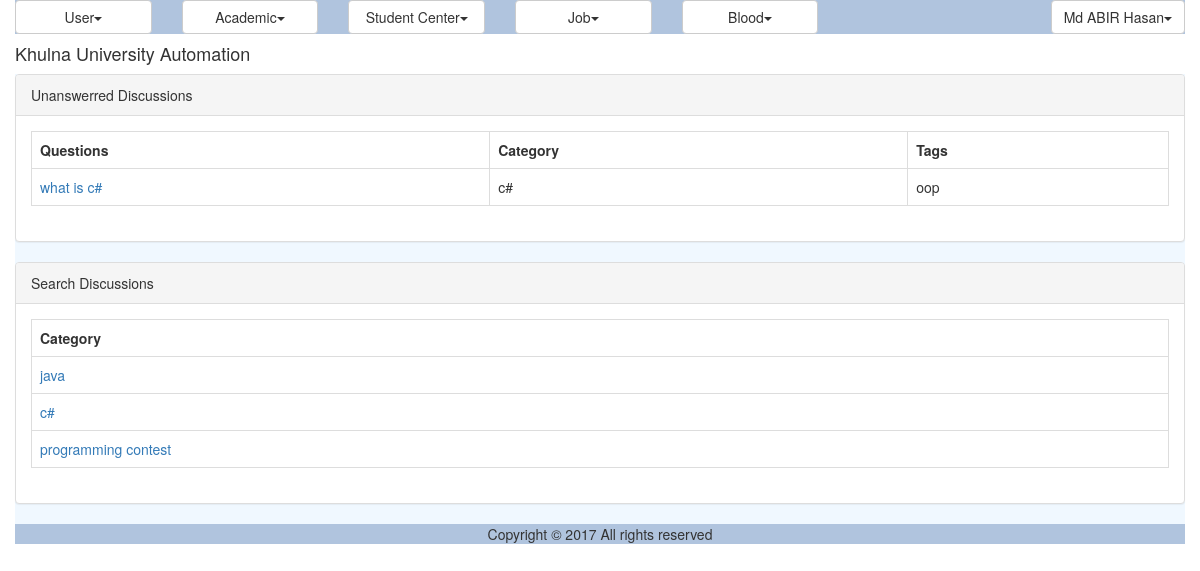
Page /dgted/discussion_unanswered.php (signed in) on the committed database.
### tables this page shows
CREATE TABLE `dms_discussion` (
  `ID` varchar(40) NOT NULL,
  `Title` varchar(150) NOT NULL,
  `CategoryID` varchar(40) NOT NULL,
  `Description` varchar(300) NOT NULL,
  `Tag` varchar(200) NOT NULL,
  `CreationDate` datetime NOT NULL,
  `CreatorID` varchar(40) NOT NULL
);

CREATE TABLE `dms_discussion_category` (
  `ID` varchar(40) NOT NULL,
  `Name` varchar(40) NOT NULL
);

### dgted/util/class.util.inc (called while the page is built, shortened)
<?php
class ConfigUtil implements I_DBConfig, I_LogConfig, I_LanguageConfig{
	public static $s_instance;
	private $_host;
	private $_username;
	private $_password;
	private $_database;
	public static function getInstance() {
		if(!self::$s_instance) {
			self::$s_instance = new self();
		}
		return self::$s_instance;
	}
	private function readConfig(){
		$this->_ini_array = parse_ini_file(CONFIG.'system.ini');
		$this->_host =	$this->_ini_array['db_host'];
		$this->_username = $this->_ini_array['db_username'];
		$this->_password = $this->_ini_array['db_password'];
		$this->_database = $this->_ini_array['db_database'];
	}
	public function getDBHost(){
		return $this->_host;
	}
	public function getDBUserName(){
		return $this->_username;
	}
	public function getDBPassword(){
		return $this->_password;
	}
	public function getDBName(){
		return $this->_database;
	}
}
class DBUtil implements I_DBUtil {
	private static $s_instance;
	private $_host;
	private $_username;
	private $_password;
	private $_database;
	protected $_connection;
	protected $_result;
	public static function getInstance() {
		if(!self::$s_instance) {
			self::$s_instance = new self();
		}
		return self::$s_instance;
	}
	private function readDBConfig(){
		$_config = ConfigUtil::getInstance();
		$this->_host = $_config->getDBHost();
		$this->_username = $_config->getDBUserName();
		$this->_password = $_config->getDBPassword();
		$this->_database = $_config->getDBName();
	}
	private function setConnection(){
		$this->_connection = new mysqli($this->_host, $this->_username,
			$this->_password, $this->_database);
	}
	public function doQuery($sql) {
		$this->_result = $this->_connection->query($sql) or die(mysqli_error($this->_connection));
		return $this->_result;
	}
	public function getNumRows() {
		$this->_numRows = mysqli_num_rows($this->_result);
		return $this->_numRows;
	}
	public function getAllRows() {
		$rows = array();
		for($x = 0; $x < $this->getNumRows(); $x++) {
			$rows[] = mysqli_fetch_assoc($this->_result);
		}
		return $rows;
	}
	public function getTopRow() {
		return $this->_result->fetch_array();
	}
}
class LogUtil{
	private static $s_instance;
	public static function getInstance(){
		if(!self::$s_instance) {
			self::$s_instance = new self();
		}
		return self::$s_instance;
	}
}
class LangUtil{
	private static $s_instance;
	public static function getInstance() {
		if(!self::$s_instance) {
			self::$s_instance = new self();
		}
		return self::$s_instance;
	}
}
?>

### dgted/modules/forum/ui/blade/view.unanswered.blade.inc (called while the page is built, shortened)
<?php
include_once UTILITY.'class.util.inc';
include_once MODULES_FORUM.'bao/class.unansweredbao.inc';
$_UnansweredBAO = new UnansweredBAO();
?>

### dgted/modules/forum/bao/class.unansweredbao.inc (called while the page is built, shortened)
<?php
include_once UTILITY.'class.util.inc';
include_once MODULES_FORUM.'dao/class.unanswereddao.inc';
Class UnansweredBAO{
	private $_UnansweredDAO;
	public function __construct(){
		$this->_UnansweredDAO = new UnansweredDAO();
	}
	public function getAllDiscussions(){
		$Result = $this->_UnansweredDAO->getAllDiscussions();
		return $Result;
	}
	public function getAllDiscussionCategorys(){
		$Result = $this->_UnansweredDAO->getAllDiscussionCategorys();
		return $Result;
	}
	public function getNameFromCatagoryID($Discussion){
		$Result = $this->_UnansweredDAO->getNameFromCatagoryID($Discussion);
		return $Result;
	}
}
?>

### dgted/modules/forum/dao/class.unanswereddao.inc (called while the page is built, shortened)
<?php
include_once COMMON.'class.common.inc';
include_once COMMON.'class.common.forum.inc';
include_once UTILITY.'class.util.inc';
Class UnansweredDAO{
	private $_DB;
	public function __construct(){
		$this->_DB = DBUtil::getInstance();
	}
	public function getAllDiscussions(){
		$DiscussionList = array();
		$this->_DB->doQuery("SELECT * FROM dms_discussion WHERE ID NOT IN (SELECT DiscussionID FROM dms_discussion_comment)");
		$rows = $this->_DB->getAllRows();
		for($i = 0; $i < sizeof($rows); $i++) {
			$row = $rows[$i];
			$this->_Discussion = new Discussion();
		    $this->_Discussion->setID ( $row['ID']);
		    $this->_Discussion->setName( $row['Title'] );
		    $this->_Discussion->setCategory( $row['CategoryID'] );
		    $this->_Discussion->setDescription( $row['Description'] );
		    $this->_Discussion->setTag( $row['Tag'] );
		    $this->_Discussion->setCreationDate( $row['CreationDate'] );
		    $this->_Discussion->setCreator( $row['CreatorID'] );
		    $DiscussionList[]=$this->_Discussion;
		}
		$Result = new Result();
		$Result->setIsSuccess(1);
		$Result->setResultObject($DiscussionList);
		return $Result;
	}
	public function getAllDiscussionCategorys(){
		$DiscussionCategoryList = array();
		$this->_DB->doQuery("SELECT * FROM dms_discussion_category");
		$rows = $this->_DB->getAllRows();
		for($i = 0; $i < sizeof($rows); $i++) {
			$row = $rows[$i];
			$this->_DiscussionCategory = new DiscussionCategory();
		    $this->_DiscussionCategory->setID ( $row['ID']);
		    $this->_DiscussionCategory->setName( $row['Name'] );
		    $DiscussionCategoryList[]=$this->_DiscussionCategory;
		}
		$Result = new Result();
		$Result->setIsSuccess(1);
		$Result->setResultObject($DiscussionCategoryList);
		return $Result;
	}
	public function getNameFromCatagoryID($CatagoryID){
		$SQL = "SELECT * FROM dms_discussion_category
				WHERE ID='".$CatagoryID."'";
		$SQL = $this->_DB->doQuery($SQL);
		$row = $this->_DB->getTopRow();
		$this->_DiscussionCategory = new DiscussionCategory();
		$this->_DiscussionCategory->setID ( $row['ID']);
		$this->_DiscussionCategory->setName( $row['Name'] );
	 	$Result = new Result();
		$Result->setIsSuccess(1);
		$Result->setResultObject($this->_DiscussionCategory);
		return $Result;
	}
}
?>

### dgted/common/class.common.inc (called while the page is built, shortened)
<?php
class Result{
    private $_IsSuccess=0;
    private $_ResultObject;
    public function setIsSuccess($IsSuccess){
        $this->_IsSuccess = $IsSuccess;
    }
    public function getIsSuccess(){
        return $this->_IsSuccess;
    }
    public function setResultObject($ResultObject){
        $this->_ResultObject = $ResultObject;
    }
    public function getResultObject(){
        return $this->_ResultObject;
    }
}
?>

### dgted/common/class.common.forum.inc (called while the page is built, shortened)
<?php
class DiscussionCategory{
    private $_ID;
    private $_name;
    public function setID ( $ID ) {
        $this->_ID = $ID;
    }
    public function getID () {
        return $this->_ID;
    }
    public function setName ($Name){
        $this->_name = $Name;
    }
    public function getName(){
        return $this->_name;
    }
}
class Discussion{
    private $_ID;
    private $_Name;
    private $_Category;
    private $_Tag;
    public function setID ( $ID ) {
        $this->_ID = $ID;
    }
    public function getID () {
        return $this->_ID;
    }
    public function setName ( $Name ) {
        $this->_Name = $Name;
    }
    public function getName () {
        return $this->_Name;
    }
    public function setCategory ( $Category ) {
        $this->_Category = $Category;
    }
    public function getCategory () {
        return $this->_Category;
    }
    public function setTag( $Tag ) {
        $this->_Tag = $Tag;
    }
    public function getTag() {
        return $this->_Tag;
    }
}
?>

### dgted/modules/forum/ui/view.unanswered.inc (the view)
<?php
include_once 'blade/view.unanswered.blade.inc';
include_once COMMON.'class.common.inc';
?>
<div class="panel panel-default">
    <div class="panel-heading">Unanswerred Discussions</div>
    <div class="panel-body">
	<table class="table table-bordered">
	<?php
	$Result = $_UnansweredBAO->getAllDiscussions();
	if($Result->getIsSuccess()){
		$DiscussionList = $Result->getResultObject();
	?>
		<tr>
			<th>Questions</th>
			<th>Category</th>
			<th>Tags</th>
		</tr>
		<?php
		for($i = 0; $i < sizeof($DiscussionList); $i++) {
			$Discussion = $DiscussionList[$i];
			?>
		    <tr>
		    <td><a href="discussion_comment.php?view=<?php echo $Discussion->getID(); ?>" onclick="return ; " >
		    <?php echo $Discussion->getName(); ?></a></td>
			    <td><?php $id = $Discussion->getCategory();
			    	$Result2 = $_UnansweredBAO->getNameFromCatagoryID($id);
			    	if ($Result2->getIsSuccess()) {
			    		$DiscussionCategory = $Result2->getResultObject();
			    		echo $DiscussionCategory->getName();
			    	}
			    	 ?></td>
			    <td><?php echo $Discussion->getTag(); ?></td>
		    </tr>
	    <?php
		}
	}
	else{
		echo $Result->getResultObject();
	}
	?>
	</table>
	</div>
</div>
<div class="panel panel-default">
    <div class="panel-heading">Search Discussions</div>
    <div class="panel-body">
		<table class="table table-bordered">
			<tr><th>Category</th></tr>
			<tr><?php
				$Result = $_UnansweredBAO->getAllDiscussionCategorys();
				if($Result->getIsSuccess())
				{
					$DiscussionCategorys = $Result->getResultObject();
			        for ($i=0; $i < sizeof($DiscussionCategorys); $i++)
					{
						$DiscussionCategory = $DiscussionCategorys[$i];?>
						<tr><td><a href="search_discussion.php?Category=<?php echo $DiscussionCategory->getID(); ?>" onclick="return; "> <?php echo $DiscussionCategory->getName() ?> </a></td></tr>
					<?php
					}
				}
				?>
			</tr>
		</table>
	</div>
</div>

### dgted/resources/css/style.css (style rules this page uses)
table,td { border:solid #e9e9e9 1px; }

### rows in the picture
dms_discussion: Title "what is c#", dms_discussion_category.Name "c#", Tag "oop"
dms_discussion_category: Name "java"
dms_discussion_category: Name "c#"
dms_discussion_category: Name "programming contest"

### other values in the picture
$globalMenu[$i]->getTitle() "User Academic Student Center Job Blood"
$CurrentUser->getFullName() "Md ABIR Hasan"
